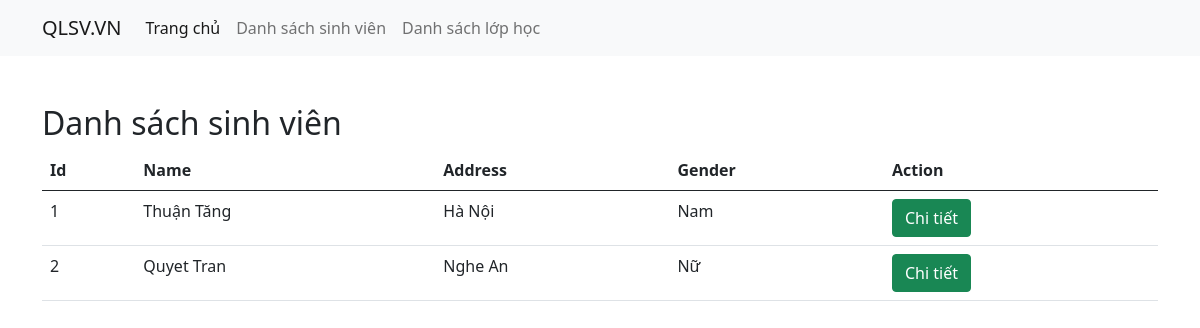
/students/, run on an earlier commit of the app's database.
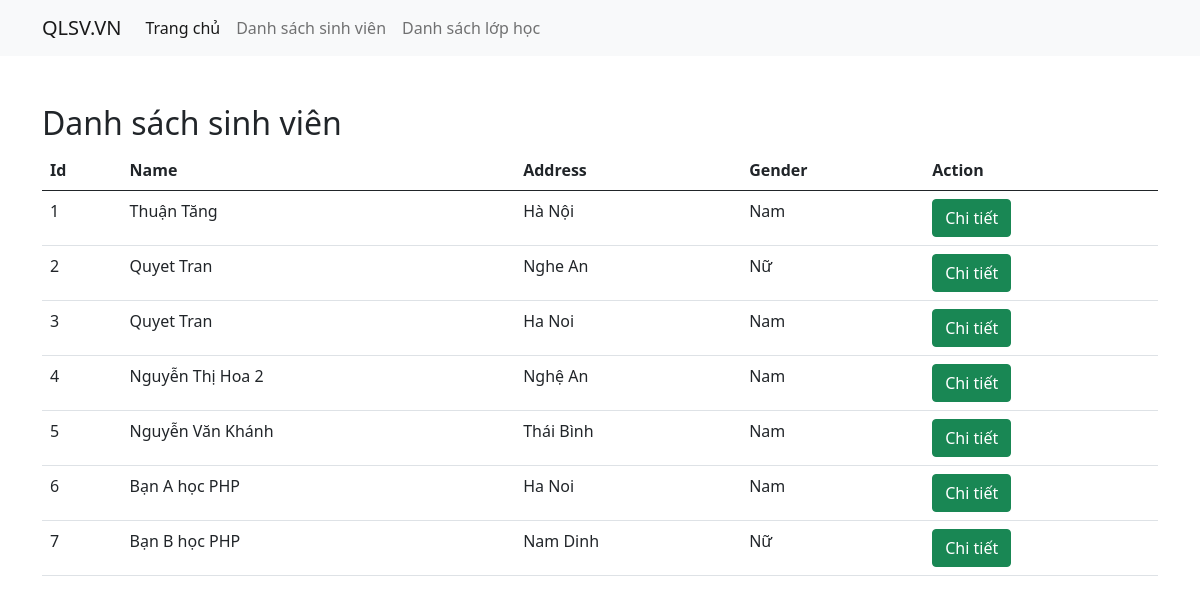
And on a later commit of the database.
### students/models.py (models this page shows, shortened)
class Student(models.Model):
    class_model = models.ForeignKey(ClassModel, on_delete=models.DO_NOTHING)
    name = models.CharField(max_length=200)
    gender = models.IntegerField(choices=GenderChoices.choices)
    address = models.TextField()
    student_code = models.CharField(max_length=200)
    is_paid = models.BooleanField(default=False)
    go_to_school_at = models.DateField(null=True)

### students/views.py (the view)
# urls.py: path('', views.index), #Home page/
def index(request):
    students = Student.objects.all()
    data = {
        'students': students,
        'genderMeta': {
            1: "Nam",
            2: "Nữ",
        }
    }
    return render(request, 'students/index.html', data)

### students/templates/students/index.html (shortened to what this page needs)
<!DOCTYPE html>
<html lang="en">
  <head>
    <link
      href="https://cdn.jsdelivr.net/npm/bootstrap@5.0.2/dist/css/bootstrap.min.css"
      rel="stylesheet"
    />
  </head>
  <body>
    <nav class="navbar navbar-expand-lg navbar-light bg-light">
      <div class="container">
        <a class="navbar-brand" href="#">QLSV.VN</a>
        <div class="collapse navbar-collapse" id="navbarSupportedContent">
          <ul class="navbar-nav me-auto mb-2 mb-lg-0">
            <li class="nav-item">
              <a class="nav-link active" aria-current="page" href="#"
                >Trang chủ</a
              >
            </li>
            <li class="nav-item">
              <a class="nav-link" href="#">Danh sách sinh viên</a>
            </li>
            <li class="nav-item">
              <a class="nav-link" href="#">Danh sách lớp học </a>
            </li>
          </ul>
        </div>
      </div>
    </nav>
    <div class="container mt-5">
      <h2>Danh sách sinh viên</h2>
      <table class="table">
        <thead>
          <tr>
            <th scope="col">Id</th>
            <th scope="col">Name</th>
            <th scope="col">Address</th>
            <th scope="col">Gender</th>
            <th scope="col">Action</th>
          </tr>
        </thead>
        <tbody>
          {% for student in students %}
            <tr>
                <td>{{ student.id }}</td>
                <td>{{ student.name }}</td>
                <td>{{ student.address }}</td>
                <td>
                    {% if student.gender == 1 %}
                        Nam
                    {% else %}
                        Nữ
                    {% endif %}
                </td>
                <td>
                    <a href="{% url 'student:show' student.id %}" class="btn btn-success">Chi tiết</a>
                </td>
            </tr>
          {% endfor %}
        </tbody>
      </table>
    </div>
  </body>
</html>

What changed in the data, as far as the page shows it:
added Student: id "3", name "Quyet Tran", address "Ha Noi", gender "Nam"
added Student: id "4", name "Nguyễn Thị Hoa 2", address "Nghệ An", gender "Nam"
added Student: id "5", name "Nguyễn Văn Khánh", address "Thái Bình", gender "Nam"
added Student: id "6", name "Bạn A học PHP", address "Ha Noi", gender "Nam"
added Student: id "7", name "Bạn B học PHP", address "Nam Dinh", gender "Nữ"
